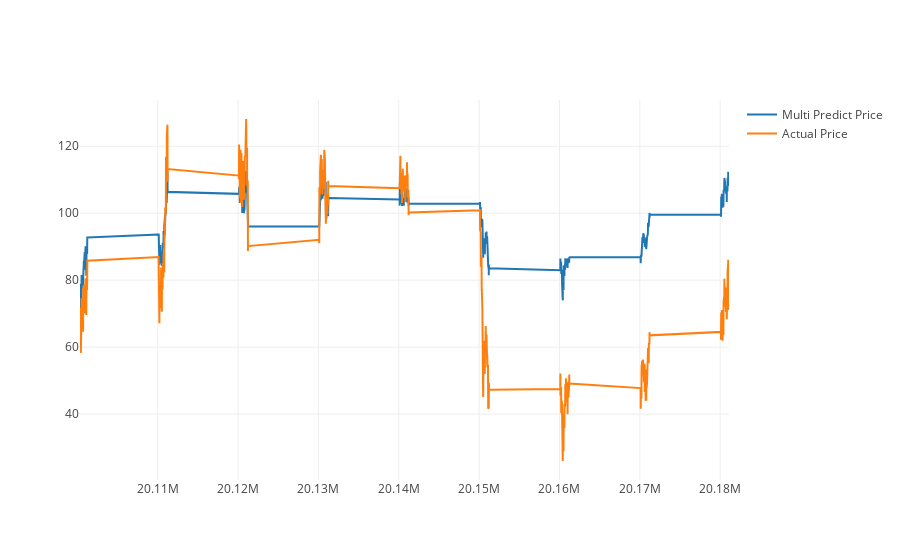

Notebook source saved alongside this figure:
### Code cell
predictDates = data.tail(len(inv_y)).index
actual_chart = go.Scatter(x=predictDates, y=inv_y[:,3], name= 'Actual Price')
multi_predict_chart = go.Scatter(x=predictDates, y=inv_yhat[:,3], name= 'Multi Predict Price')
py.iplot([multi_predict_chart, actual_chart])

### Figure 1 — Plotly figure (JSON) as saved in the notebook; plotly's stock layout.template omitted (floating-point values rounded to 4 significant figures; data arrays with more than 128 entries replaced by an {"elided": "..."} marker saying what was removed)
{"data": [{"name": "Multi Predict Price", "type": "scatter", "uid": "887c0379-64e8-4538-9444-d3cbf257b483", "x": {"elided": "2173 int values"}, "y": {"elided": "2173 float values"}}, {"name": "Actual Price", "type": "scatter", "uid": "1f5660b1-12bf-4cf9-be1d-1e068f486f70", "x": {"elided": "2173 int values"}, "y": {"elided": "2173 float values"}}], "layout": {}}
